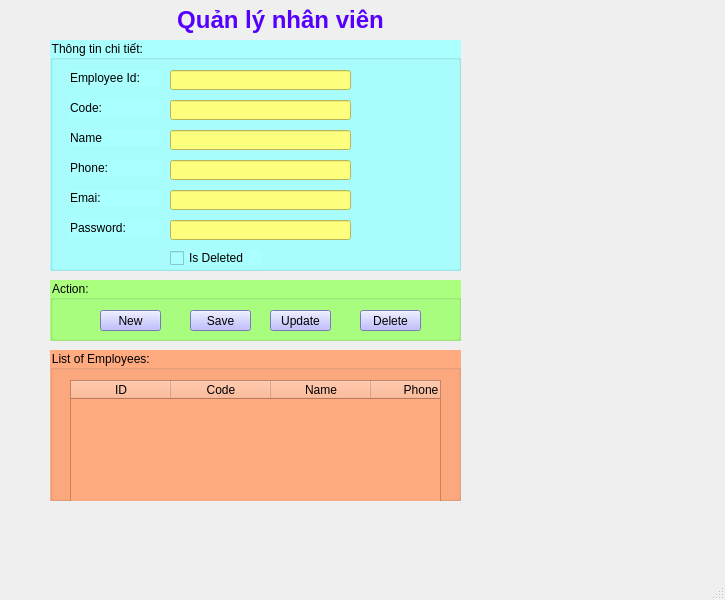
<?xml version="1.0" encoding="UTF-8"?>
<ui version="4.0">
 <class>MainWindow</class>
 <widget class="QMainWindow" name="MainWindow">
  <property name="geometry">
   <rect>
    <x>0</x>
    <y>0</y>
    <width>725</width>
    <height>600</height>
   </rect>
  </property>
  <property name="windowTitle">
   <string>MainWindow</string>
  </property>
  <widget class="QWidget" name="centralwidget">
   <widget class="QLabel" name="label">
    <property name="geometry">
     <rect>
      <x>160</x>
      <y>0</y>
      <width>241</width>
      <height>41</height>
     </rect>
    </property>
    <property name="text">
     <string>&lt;html&gt;&lt;head/&gt;&lt;body&gt;&lt;p align=&quot;center&quot;&gt;&lt;span style=&quot; font-size:18pt; font-weight:600; color:#5500ff;&quot;&gt;Quản lý nhân viên&lt;/span&gt;&lt;/p&gt;&lt;/body&gt;&lt;/html&gt;</string>
    </property>
   </widget>
   <widget class="QGroupBox" name="groupBox">
    <property name="geometry">
     <rect>
      <x>50</x>
      <y>40</y>
      <width>411</width>
      <height>231</height>
     </rect>
    </property>
    <property name="styleSheet">
     <string notr="true">background-color: rgb(170, 255, 255);
font: 12pt &quot;MS Shell Dlg 2&quot;;
</string>
    </property>
    <property name="title">
     <string>Thông tin chi tiết: </string>
    </property>
    <widget class="QLabel" name="label_2">
     <property name="geometry">
      <rect>
       <x>20</x>
       <y>30</y>
       <width>91</width>
       <height>16</height>
      </rect>
     </property>
     <property name="text">
      <string>Employee Id:</string>
     </property>
    </widget>
    <widget class="QLineEdit" name="lineEditId">
     <property name="geometry">
      <rect>
       <x>120</x>
       <y>30</y>
       <width>181</width>
       <height>20</height>
      </rect>
     </property>
     <property name="styleSheet">
      <string notr="true">background-color: rgb(255, 255, 127);</string>
     </property>
    </widget>
    <widget class="QLineEdit" name="lineEditCode">
     <property name="geometry">
      <rect>
       <x>120</x>
       <y>60</y>
       <width>181</width>
       <height>20</height>
      </rect>
     </property>
     <property name="styleSheet">
      <string notr="true">background-color: rgb(255, 255, 127);</string>
     </property>
    </widget>
    <widget class="QLabel" name="label_3">
     <property name="geometry">
      <rect>
       <x>20</x>
       <y>60</y>
       <width>91</width>
       <height>16</height>
      </rect>
     </property>
     <property name="text">
      <string>Code:</string>
     </property>
    </widget>
    <widget class="QLineEdit" name="lineEditName">
     <property name="geometry">
      <rect>
       <x>120</x>
       <y>90</y>
       <width>181</width>
       <height>20</height>
      </rect>
     </property>
     <property name="styleSheet">
      <string notr="true">background-color: rgb(255, 255, 127);</string>
     </property>
    </widget>
    <widget class="QLabel" name="label_4">
     <property name="geometry">
      <rect>
       <x>20</x>
       <y>90</y>
       <width>91</width>
       <height>16</height>
      </rect>
     </property>
     <property name="text">
      <string>Name</string>
     </property>
    </widget>
    <widget class="QLineEdit" name="lineEditPhone">
     <property name="geometry">
      <rect>
       <x>120</x>
       <y>120</y>
       <width>181</width>
       <height>20</height>
      </rect>
     </property>
     <property name="styleSheet">
      <string notr="true">background-color: rgb(255, 255, 127);</string>
     </property>
    </widget>
    <widget class="QLabel" name="label_5">
     <property name="geometry">
      <rect>
       <x>20</x>
       <y>120</y>
       <width>91</width>
       <height>16</height>
      </rect>
     </property>
     <property name="text">
      <string>Phone:</string>
     </property>
    </widget>
    <widget class="QLineEdit" name="lineEditEmail">
     <property name="geometry">
      <rect>
       <x>120</x>
       <y>150</y>
       <width>181</width>
       <height>20</height>
      </rect>
     </property>
     <property name="styleSheet">
      <string notr="true">background-color: rgb(255, 255, 127);</string>
     </property>
    </widget>
    <widget class="QLabel" name="label_6">
     <property name="geometry">
      <rect>
       <x>20</x>
       <y>150</y>
       <width>91</width>
       <height>16</height>
      </rect>
     </property>
     <property name="text">
      <string>Emai:</string>
     </property>
    </widget>
    <widget class="QLineEdit" name="lineEditPassword">
     <property name="geometry">
      <rect>
       <x>120</x>
       <y>180</y>
       <width>181</width>
       <height>20</height>
      </rect>
     </property>
     <property name="styleSheet">
      <string notr="true">background-color: rgb(255, 255, 127);</string>
     </property>
    </widget>
    <widget class="QLabel" name="label_7">
     <property name="geometry">
      <rect>
       <x>20</x>
       <y>180</y>
       <width>91</width>
       <height>16</height>
      </rect>
     </property>
     <property name="text">
      <string>Password: </string>
     </property>
    </widget>
    <widget class="QCheckBox" name="checkBoxIsDeleted">
     <property name="geometry">
      <rect>
       <x>120</x>
       <y>210</y>
       <width>91</width>
       <height>16</height>
      </rect>
     </property>
     <property name="text">
      <string>Is Deleted</string>
     </property>
    </widget>
   </widget>
   <widget class="QGroupBox" name="groupBox_2">
    <property name="geometry">
     <rect>
      <x>50</x>
      <y>280</y>
      <width>411</width>
      <height>61</height>
     </rect>
    </property>
    <property name="styleSheet">
     <string notr="true">background-color: rgb(170, 255, 127);
font: 16pt &quot;MS Shell Dlg 2&quot;;</string>
    </property>
    <property name="title">
     <string>Action: </string>
    </property>
    <widget class="QPushButton" name="pushButtonNew">
     <property name="geometry">
      <rect>
       <x>50</x>
       <y>30</y>
       <width>61</width>
       <height>21</height>
      </rect>
     </property>
     <property name="styleSheet">
      <string notr="true">background-color: rgb(170, 170, 255);</string>
     </property>
     <property name="text">
      <string>New</string>
     </property>
    </widget>
    <widget class="QPushButton" name="pushButtonSave">
     <property name="geometry">
      <rect>
       <x>140</x>
       <y>30</y>
       <width>61</width>
       <height>21</height>
      </rect>
     </property>
     <property name="styleSheet">
      <string notr="true">background-color: rgb(170, 170, 255);</string>
     </property>
     <property name="text">
      <string>Save</string>
     </property>
    </widget>
    <widget class="QPushButton" name="pushButtonUpdate">
     <property name="geometry">
      <rect>
       <x>220</x>
       <y>30</y>
       <width>61</width>
       <height>21</height>
      </rect>
     </property>
     <property name="styleSheet">
      <string notr="true">background-color: rgb(170, 170, 255);</string>
     </property>
     <property name="text">
      <string>Update</string>
     </property>
    </widget>
    <widget class="QPushButton" name="pushButtonDelete">
     <property name="geometry">
      <rect>
       <x>310</x>
       <y>30</y>
       <width>61</width>
       <height>21</height>
      </rect>
     </property>
     <property name="styleSheet">
      <string notr="true">background-color: rgb(170, 170, 255);</string>
     </property>
     <property name="text">
      <string>Delete</string>
     </property>
    </widget>
   </widget>
   <widget class="QGroupBox" name="groupBox_3">
    <property name="geometry">
     <rect>
      <x>50</x>
      <y>350</y>
      <width>411</width>
      <height>151</height>
     </rect>
    </property>
    <property name="styleSheet">
     <string notr="true">font: 16pt &quot;MS Shell Dlg 2&quot;;
background-color: rgb(255, 170, 127);</string>
    </property>
    <property name="title">
     <string>List of Employees: </string>
    </property>
    <widget class="QTableWidget" name="tableWidgetEmployee">
     <property name="geometry">
      <rect>
       <x>20</x>
       <y>30</y>
       <width>371</width>
       <height>192</height>
      </rect>
     </property>
     <column>
      <property name="text">
       <string>ID</string>
      </property>
     </column>
     <column>
      <property name="text">
       <string>Code</string>
      </property>
     </column>
     <column>
      <property name="text">
       <string>Name</string>
      </property>
     </column>
     <column>
      <property name="text">
       <string>Phone</string>
      </property>
     </column>
     <column>
      <property name="text">
       <string>Mail</string>
      </property>
     </column>
    </widget>
   </widget>
  </widget>
  <widget class="QMenuBar" name="menubar">
   <property name="geometry">
    <rect>
     <x>0</x>
     <y>0</y>
     <width>725</width>
     <height>18</height>
    </rect>
   </property>
  </widget>
  <widget class="QStatusBar" name="statusbar"/>
 </widget>
 <resources/>
 <connections/>
</ui>
